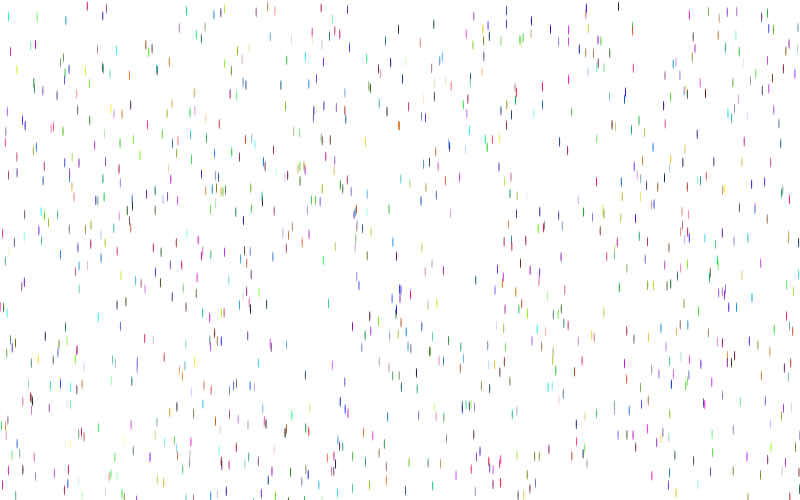
Frame 1 (no input)
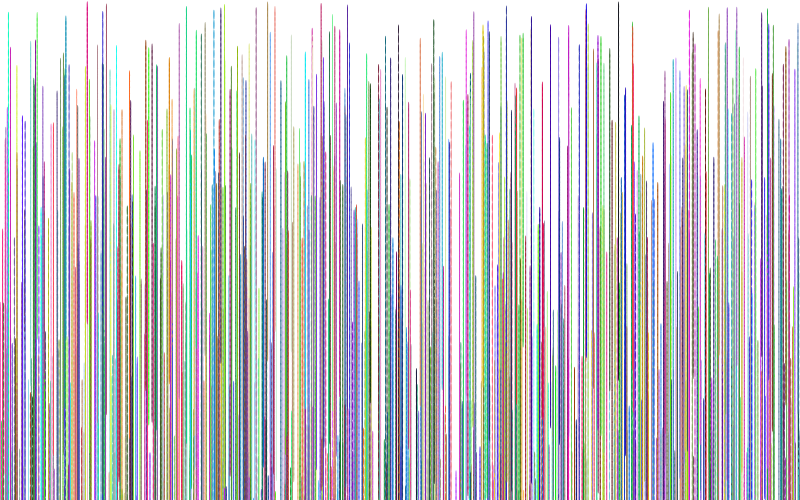
Frame 60 (no input)
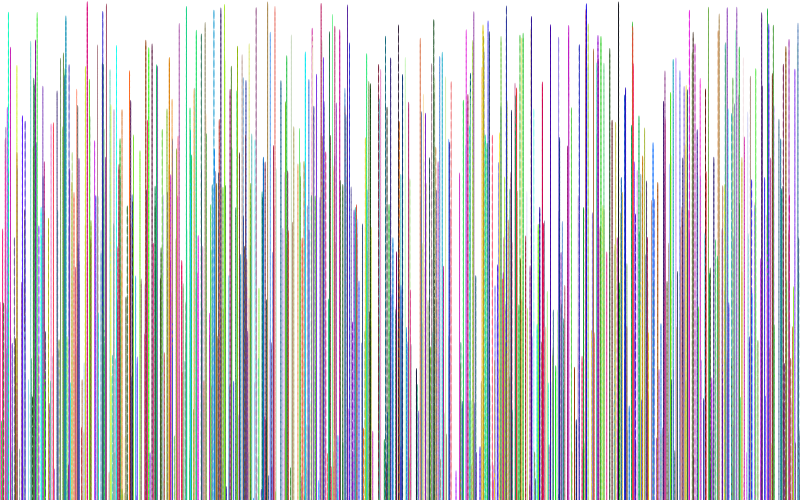
Frame 120 (the mouse pressed at the canvas centre since frame 60)

The p5.js sketch that drew these frames (run headless with seeded random() and noise() and a simulated clock; from frame 60 on, the mouse is pressed at the canvas centre):

// p5.js sketch
// ── sketch.js
var line;

function setup() {
	createCanvas(800, 500);

	line = [];
	for (var i = 0; i < 1000; i++) {

		line[i] = {};
		line[i].x = random(width);
		line[i].y = random(height);
		line[i].speedY = random(5, 10);
		line[i].color = color(random(255), random(255), random(255));
		line[i].width = 1;
	}
}

function draw() {
	for (var i = 0; i < line.length; i++) {
		moveBall(line[i]);
		drawBall(line[i]);
	}


}

function drawBall(line) {
	push();

	noStroke();
	fill(line.color);
	ellipse(line.x, line.y, line.width, 10);

	pop();
}

function moveBall(line) {
	line.y += line.speedY;
}
